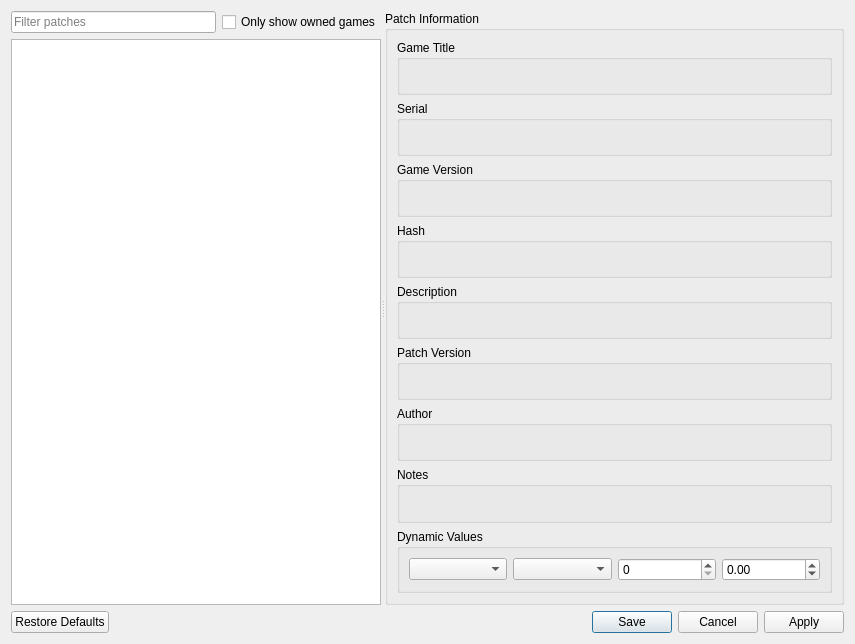
<?xml version="1.0" encoding="UTF-8"?>
<ui version="4.0">
 <class>patch_manager_dialog</class>
 <widget class="QDialog" name="patch_manager_dialog">
  <property name="geometry">
   <rect>
    <x>0</x>
    <y>0</y>
    <width>855</width>
    <height>644</height>
   </rect>
  </property>
  <property name="acceptDrops">
   <bool>true</bool>
  </property>
  <property name="windowTitle">
   <string>Patch Manager</string>
  </property>
  <layout class="QVBoxLayout" name="dialog_layout">
   <item>
    <widget class="QSplitter" name="splitter">
     <property name="orientation">
      <enum>Qt::Horizontal</enum>
     </property>
     <widget class="QWidget" name="verticalLayoutWidget">
      <layout class="QVBoxLayout" name="patch_tree_layout">
       <item>
        <layout class="QHBoxLayout" name="patch_filter_layout">
         <item>
          <widget class="QLineEdit" name="patch_filter">
           <property name="sizePolicy">
            <sizepolicy hsizetype="Expanding" vsizetype="Preferred">
             <horstretch>0</horstretch>
             <verstretch>0</verstretch>
            </sizepolicy>
           </property>
           <property name="placeholderText">
            <string>Filter patches</string>
           </property>
          </widget>
         </item>
         <item>
          <widget class="QCheckBox" name="cb_owned_games_only">
           <property name="text">
            <string>Only show owned games</string>
           </property>
          </widget>
         </item>
        </layout>
       </item>
       <item>
        <widget class="QTreeWidget" name="patch_tree">
         <property name="contextMenuPolicy">
          <enum>Qt::CustomContextMenu</enum>
         </property>
         <property name="indentation">
          <number>20</number>
         </property>
         <property name="headerHidden">
          <bool>true</bool>
         </property>
         <column>
          <property name="text">
           <string notr="true">1</string>
          </property>
         </column>
        </widget>
       </item>
      </layout>
     </widget>
     <widget class="QScrollArea" name="scrollArea">
      <property name="frameShape">
       <enum>QFrame::NoFrame</enum>
      </property>
      <property name="sizeAdjustPolicy">
       <enum>QAbstractScrollArea::AdjustToContents</enum>
      </property>
      <property name="widgetResizable">
       <bool>true</bool>
      </property>
      <widget class="QWidget" name="scrollAreaWidgetContents">
       <property name="geometry">
        <rect>
         <x>0</x>
         <y>0</y>
         <width>247</width>
         <height>637</height>
        </rect>
       </property>
       <layout class="QVBoxLayout" name="scrollAreaWidgetContentsLayout">
        <property name="leftMargin">
         <number>0</number>
        </property>
        <property name="topMargin">
         <number>0</number>
        </property>
        <property name="rightMargin">
         <number>0</number>
        </property>
        <property name="bottomMargin">
         <number>0</number>
        </property>
        <item>
         <widget class="QGroupBox" name="gb_patch_info">
          <property name="title">
           <string>Patch Information</string>
          </property>
          <layout class="QVBoxLayout" name="patch_info_gb_layout" stretch="0,0,0,0,0,0,0,1,0,0">
           <item>
            <widget class="QGroupBox" name="gb_title">
             <property name="title">
              <string>Game Title</string>
             </property>
             <layout class="QVBoxLayout" name="title_layout">
              <item>
               <widget class="QLabel" name="label_title">
                <property name="text">
                 <string/>
                </property>
                <property name="wordWrap">
                 <bool>true</bool>
                </property>
               </widget>
              </item>
             </layout>
            </widget>
           </item>
           <item>
            <widget class="QGroupBox" name="gb_serial">
             <property name="title">
              <string>Serial</string>
             </property>
             <layout class="QVBoxLayout" name="serial_layout">
              <item>
               <widget class="QLabel" name="label_serial">
                <property name="text">
                 <string/>
                </property>
                <property name="wordWrap">
                 <bool>true</bool>
                </property>
               </widget>
              </item>
             </layout>
            </widget>
           </item>
           <item>
            <widget class="QGroupBox" name="gb_app_version">
             <property name="title">
              <string>Game Version</string>
             </property>
             <layout class="QVBoxLayout" name="layout_app_version">
              <item>
               <widget class="QLabel" name="label_app_version">
                <property name="text">
                 <string/>
                </property>
               </widget>
              </item>
             </layout>
            </widget>
           </item>
           <item>
            <widget class="QGroupBox" name="gb_hash">
             <property name="title">
              <string>Hash</string>
             </property>
             <layout class="QVBoxLayout" name="hash_layout">
              <item>
               <widget class="QLabel" name="label_hash">
                <property name="text">
                 <string/>
                </property>
                <property name="wordWrap">
                 <bool>true</bool>
                </property>
               </widget>
              </item>
             </layout>
            </widget>
           </item>
           <item>
            <widget class="QGroupBox" name="gb_description">
             <property name="title">
              <string>Description</string>
             </property>
             <layout class="QVBoxLayout" name="description_layout">
              <item>
               <widget class="QLabel" name="label_description">
                <property name="text">
                 <string/>
                </property>
                <property name="wordWrap">
                 <bool>true</bool>
                </property>
               </widget>
              </item>
             </layout>
            </widget>
           </item>
           <item>
            <widget class="QGroupBox" name="gb_patch_version">
             <property name="title">
              <string>Patch Version</string>
             </property>
             <layout class="QVBoxLayout" name="patch_version_layout">
              <item>
               <widget class="QLabel" name="label_patch_version">
                <property name="text">
                 <string/>
                </property>
                <property name="wordWrap">
                 <bool>true</bool>
                </property>
               </widget>
              </item>
             </layout>
            </widget>
           </item>
           <item>
            <widget class="QGroupBox" name="gb_author">
             <property name="title">
              <string>Author</string>
             </property>
             <layout class="QVBoxLayout" name="author_layout">
              <item>
               <widget class="QLabel" name="label_author">
                <property name="text">
                 <string/>
                </property>
                <property name="wordWrap">
                 <bool>true</bool>
                </property>
               </widget>
              </item>
             </layout>
            </widget>
           </item>
           <item>
            <widget class="QGroupBox" name="gb_notes">
             <property name="title">
              <string>Notes</string>
             </property>
             <layout class="QVBoxLayout" name="notes_layout">
              <item>
               <widget class="QLabel" name="label_notes">
                <property name="text">
                 <string/>
                </property>
                <property name="alignment">
                 <set>Qt::AlignLeading|Qt::AlignLeft|Qt::AlignTop</set>
                </property>
                <property name="wordWrap">
                 <bool>true</bool>
                </property>
               </widget>
              </item>
             </layout>
            </widget>
           </item>
           <item>
            <widget class="QGroupBox" name="gb_values">
             <property name="title">
              <string>Dynamic Values</string>
             </property>
             <layout class="QHBoxLayout" name="horizontalLayout">
              <item>
               <widget class="QComboBox" name="dynamic_selector">
                <property name="placeholderText">
                 <string>N/A</string>
                </property>
               </widget>
              </item>
              <item>
               <widget class="QComboBox" name="dynamic_combo_box">
                <property name="placeholderText">
                 <string>N/A</string>
                </property>
               </widget>
              </item>
              <item>
               <widget class="QSpinBox" name="dynamic_spin_box"/>
              </item>
              <item>
               <widget class="QDoubleSpinBox" name="dynamic_double_spin_box">
                <property name="minimum">
                 <double>-1000000.000000000000000</double>
                </property>
                <property name="maximum">
                 <double>1000000.000000000000000</double>
                </property>
               </widget>
              </item>
             </layout>
            </widget>
           </item>
           <item>
            <spacer name="verticalSpacerPatchInfo">
             <property name="orientation">
              <enum>Qt::Vertical</enum>
             </property>
             <property name="sizeType">
              <enum>QSizePolicy::MinimumExpanding</enum>
             </property>
             <property name="sizeHint" stdset="0">
              <size>
               <width>0</width>
               <height>0</height>
              </size>
             </property>
            </spacer>
           </item>
          </layout>
         </widget>
        </item>
       </layout>
      </widget>
     </widget>
    </widget>
   </item>
   <item>
    <widget class="QDialogButtonBox" name="buttonBox">
     <property name="standardButtons">
      <set>QDialogButtonBox::Apply|QDialogButtonBox::Cancel|QDialogButtonBox::RestoreDefaults|QDialogButtonBox::Save</set>
     </property>
    </widget>
   </item>
  </layout>
 </widget>
 <resources/>
 <connections/>
</ui>
